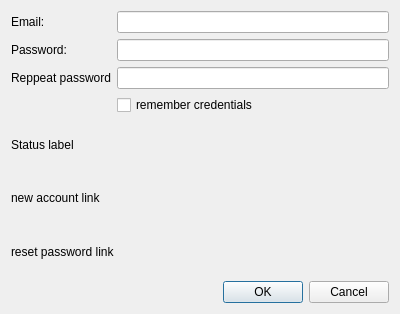
<?xml version="1.0" encoding="UTF-8"?>
<ui version="4.0">
 <class>AccountSetupDialog</class>
 <widget class="QDialog" name="AccountSetupDialog">
  <property name="geometry">
   <rect>
    <x>0</x>
    <y>0</y>
    <width>400</width>
    <height>314</height>
   </rect>
  </property>
  <property name="windowTitle">
   <string>Setup Your Account</string>
  </property>
  <layout class="QGridLayout" name="gridLayout">
   <item row="1" column="1">
    <widget class="QLineEdit" name="lineEdit_password">
     <property name="inputMethodHints">
      <set>Qt::ImhHiddenText|Qt::ImhNoAutoUppercase|Qt::ImhNoPredictiveText|Qt::ImhSensitiveData</set>
     </property>
     <property name="echoMode">
      <enum>QLineEdit::Password</enum>
     </property>
    </widget>
   </item>
   <item row="4" column="0" colspan="2">
    <widget class="QLabel" name="label_status">
     <property name="text">
      <string>Status label</string>
     </property>
    </widget>
   </item>
   <item row="5" column="0" colspan="2">
    <widget class="QLabel" name="label_link">
     <property name="text">
      <string>new account link</string>
     </property>
    </widget>
   </item>
   <item row="6" column="0" colspan="2">
    <widget class="QLabel" name="label_resetPass">
     <property name="text">
      <string>reset password link</string>
     </property>
    </widget>
   </item>
   <item row="1" column="0">
    <widget class="QLabel" name="label_password">
     <property name="text">
      <string>Password:</string>
     </property>
    </widget>
   </item>
   <item row="7" column="1">
    <widget class="QDialogButtonBox" name="buttonBox">
     <property name="orientation">
      <enum>Qt::Horizontal</enum>
     </property>
     <property name="standardButtons">
      <set>QDialogButtonBox::Cancel|QDialogButtonBox::Ok</set>
     </property>
    </widget>
   </item>
   <item row="3" column="1">
    <widget class="QCheckBox" name="chk_remember">
     <property name="text">
      <string>remember credentials</string>
     </property>
    </widget>
   </item>
   <item row="0" column="0">
    <widget class="QLabel" name="label_email">
     <property name="text">
      <string>Email:</string>
     </property>
    </widget>
   </item>
   <item row="0" column="1">
    <widget class="QLineEdit" name="lineEdit_email"/>
   </item>
   <item row="2" column="1">
    <widget class="QLineEdit" name="lineEdit_reppeat">
     <property name="echoMode">
      <enum>QLineEdit::Password</enum>
     </property>
    </widget>
   </item>
   <item row="2" column="0">
    <widget class="QLabel" name="label_reppeat">
     <property name="text">
      <string>Reppeat password</string>
     </property>
    </widget>
   </item>
  </layout>
 </widget>
 <tabstops>
  <tabstop>lineEdit_email</tabstop>
  <tabstop>lineEdit_password</tabstop>
 </tabstops>
 <resources/>
 <connections>
  <connection>
   <sender>buttonBox</sender>
   <signal>accepted()</signal>
   <receiver>AccountSetupDialog</receiver>
   <slot>accept()</slot>
   <hints>
    <hint type="sourcelabel">
     <x>248</x>
     <y>254</y>
    </hint>
    <hint type="destinationlabel">
     <x>157</x>
     <y>274</y>
    </hint>
   </hints>
  </connection>
  <connection>
   <sender>buttonBox</sender>
   <signal>rejected()</signal>
   <receiver>AccountSetupDialog</receiver>
   <slot>reject()</slot>
   <hints>
    <hint type="sourcelabel">
     <x>316</x>
     <y>260</y>
    </hint>
    <hint type="destinationlabel">
     <x>286</x>
     <y>274</y>
    </hint>
   </hints>
  </connection>
 </connections>
</ui>
